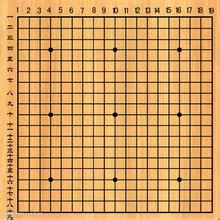
#> input picture OpenCV-Python-Toturial-Code/line_test.jpg, 220 x 220 px
$ python '直线变换-Probabilistic Hough Transform.py'
#> lines starting #> are read from the running program, lines starting #| are printed output that depends on the picture; after the words box and inside, x2 and y2 are one past the last pixel; in counts of white or black regions, pixels touching at a corner belong together
import cv2
import numpy as np
img = cv2. imread( 'line_test.jpg' )
#> img is the input picture: shape (220, 220, 3); mean B, G, R 98.6, 159.5, 210.3
gray = cv2. cvtColor(img,cv2. COLOR_BGR2GRAY)
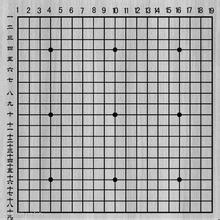
#> gray: shape (220, 220); min 2, max 240, mean 167.7
edges = cv2. Canny(gray, 50, 150,apertureSize = 3)
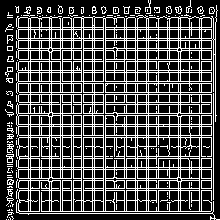
#> edges: shape (220, 220); 28% white in thin lines or dots
minLineLength = 100
maxLineGap = 10
lines = cv2. HoughLinesP(edges, 1,np. pi/180, 100,minLineLength,maxLineGap)
#> lines = 140 rows, first 6: [148, 211, 148, 83], [60, 59, 60, 18], [62, 178, 62, 104], [149, 83, 211, 83], [61, 40, 81, 40], [51, 211, 51, 181]
for line in lines:
    for x1,y1,x2,y2 in line:
        cv2. line(img,(x1,y1),(x2,y2),( 0, 255, 0), 2)
#> this loop made 140 passes
#> line on passes 1 to 12: [[148, 211, 148, 83]], [[60, 59, 60, 18]], [[62, 178, 62, 104]], [[149, 83, 211, 83]], [[61, 40, 81, 40]], [[51, 211, 51, 181]], [[18, 29, 59, 29]], [[19, 94, 81, 94]], [[30, 48, 30, 30]], [[178, 177, 178, 116]], [[39, 211, 39, 190]], [[105, 81, 211, 81]]
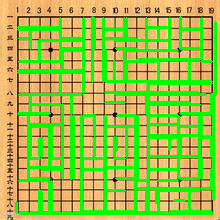
#> img: shape (220, 220, 3); mean B, G, R 76, 191.3, 161.6
cv2. imshow('image',img)
cv2.waitKey(0)

$ run again, with OpenCV-Python-Toturial-Code/cat.jpg copied over OpenCV-Python-Toturial-Code/line_test.jpg
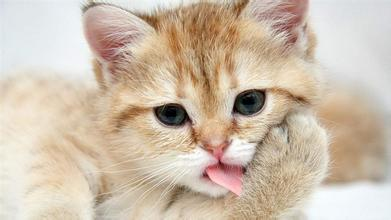
#> input picture OpenCV-Python-Toturial-Code/cat.jpg, 391 x 220 px
#> img is the input picture: shape (220, 391, 3); mean B, G, R 172, 190.4, 206.6
#> `gray = cv2. cvtColor(img,cv2. COLOR_BGR2GRAY)`:
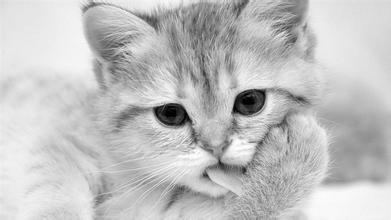
#> gray: shape (220, 391); min 0, max 255, mean 193.1
#> `edges = cv2. Canny(gray, 50, 150,apertureSize = 3)`:
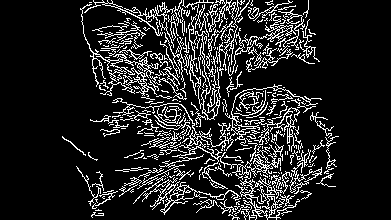
#> edges: shape (220, 391); 14% white in thin lines or dots, all inside (x1, y1, x2, y2) = (62, 0, 339, 220)
#> lines = [[165, 68, 178, 81], [99, 56, 109, 61]]
#> the loop `for line in lines:` made 2 passes
